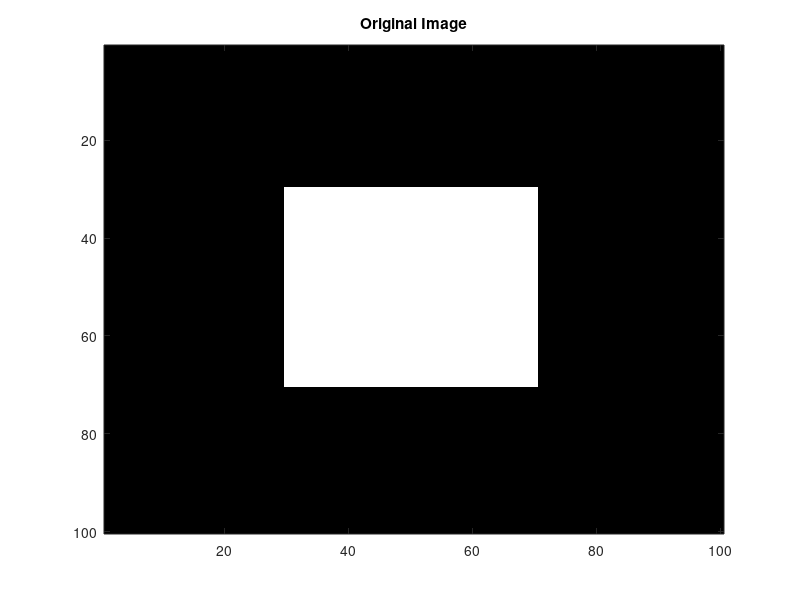
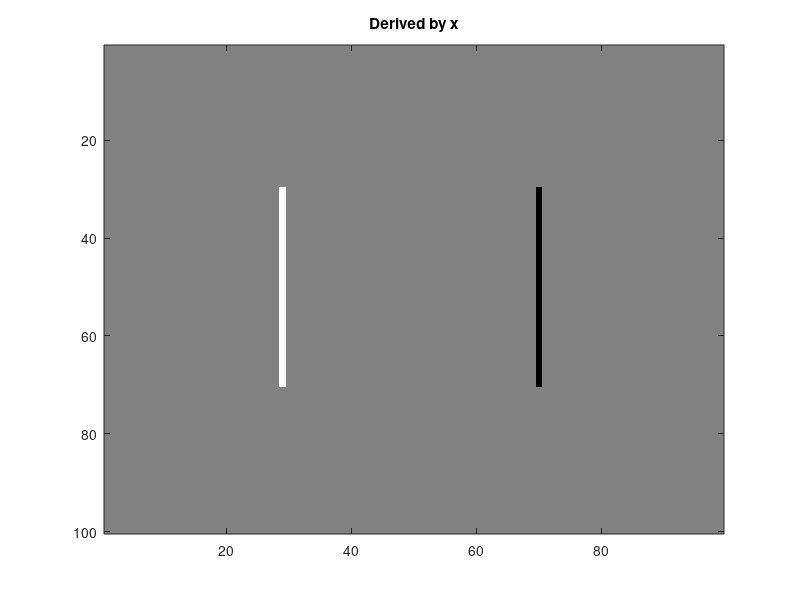
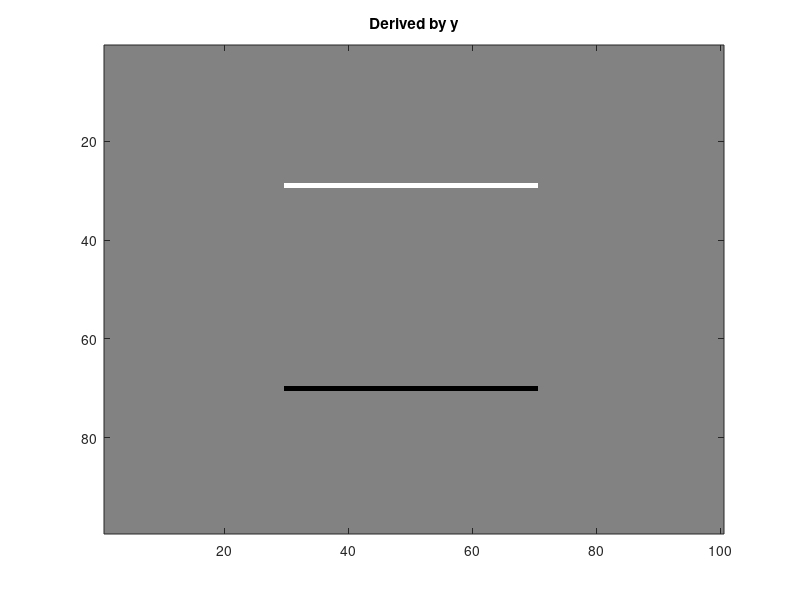

MATLAB code to generate these figures, in order: (Note: this script raises an error after producing the figures.)
%% Assignment #2-2 : Derivatives, images, plotting
%   Applied Mathematics 2016
%   Jeong Ji Hoon
%   ST_ID : 2016010980
%% JEONG_JIHOON
%   @Knowblesse
%   Created on 2016-10-05
%   Last Modified on 2016-10-05
%% Initialization
clear; % close workspace
clear;
close all; % close all figures
clc; % close command window (output window of Matlab)
colormap gray; % set color map
%% function imf
imf = @(x,y) and(and(x>=30,x<=70),and(y>=30,y<=70)); % true only if x is between 30 and 70, AND y is between 30 and 70.
%% Create Image
[x,y] = meshgrid(1:100,1:100);
img = double(imf(x,y)); % create square
figure(1);
clf;
imagesc(img); % Draw Image
title('Original Image');
%% Derive Image
% by x 
for row  = 1 : 100
    dx(row,:) = diff(img(row,:));
end
% by y
for col  = 1 : 100
    dy(:,col) = diff(img(:,col));
end
%% Draw Derived Image
% by x
figure(2);
clf;
imagesc(dx);
title('Derived by x');
colormap gray; % set color map
% by y
figure(3);
clf;
imagesc(dy);
title('Derived by y');
colormap gray; % set color map
%% Bonus
img = imread('pic.jpg');% load Image
img = imresize(img,[100,100]);% reduce size to 100 pixel x 100 pixel
img = double(rgb2gray(img));% make gray scale image
figure(4);
clf;
imagesc(img);
title('Origianl Image');
colormap gray; % set color map
% Derive Image by x
for row  = 1 : 100
    dx(row,:) = diff(img(row,:));
end
% Derive Image by x
for col  = 1 : 100
    dy(:,col) = diff(img(:,col));
end
% Draw Derived Image by x
figure(5);
clf;
imagesc(dx);
title('Derived by x');
colormap gray; % set color map
% Draw Derived Image by y
figure(6);
clf;
imagesc(dy);
title('Derived by y');
colormap gray; % set color map





